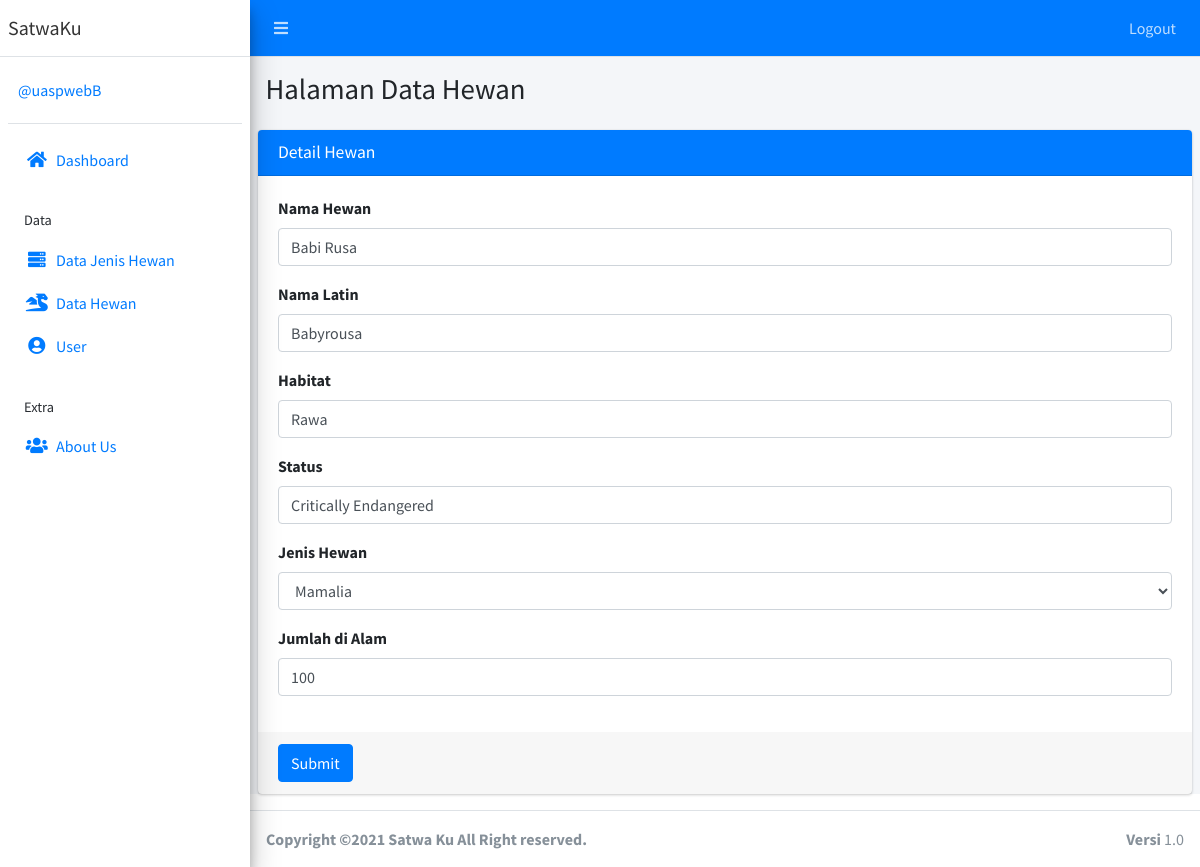
The page /public/hewan/edit/2 (signed in) on the database its author committed.
### tables this page shows
CREATE TABLE `hewan` (
  `id` int(11) NOT NULL,
  `nama_hewan` varchar(50) NOT NULL,
  `nama_latin` varchar(50) DEFAULT NULL,
  `habitat` varchar(50) DEFAULT NULL,
  `status` varchar(50) DEFAULT NULL,
  `jenis_id` int(11) DEFAULT NULL,
  `jumlah` int(11) DEFAULT NULL
);

CREATE TABLE `jenis` (
  `id` int(11) NOT NULL,
  `jenis_hewan` varchar(50) NOT NULL
);

### app/core/Controller.php (called while the page is built, shortened)
<?php
class Controller{
	public function view($view, $data = [])
	{
		require_once '../app/views/' . $view . '.php';
	}
	public function model($model)
	{
		return new $model;
	}
}

### app/controllers/Hewan.php (called while the page is built, shortened)
<?php
class Hewan extends Controller {
	public function edit($id){
		$data['title'] = 'Detail Hewan';
		$data['jenis'] = $this->model('JenisModel')->getAllJenis();
		$data['hewan'] = $this->model('HewanModel')->getHewanById($id);
		$this->view('hewan/edit', $data);
	}
}

### app/core/App.php (called while the page is built, shortened)
<?php
class App{
	protected $method = 'index';
	protected $params = [];
	public function __construct(){
		$url = $this->parseURL();
		if(file_exists('../app/controllers/' . $url[0] . '.php')){
			unset($url[0]);
		}
		$this->controller = new $this->controller;
		if(isset($url[1])){
			if(method_exists($this->controller, $url[1])){
				$this->method = $url[1];
				unset($url[1]);
			}
		}
		if(!empty($url)){
			$this->params = array_values($url);
		}
		call_user_func_array([$this->controller, $this->method], $this->params);
	}
	public function parseURL(){
		if( isset($_GET['url'])){
			$url = rtrim($_GET['url'], '/');
			$url = filter_var($url, FILTER_SANITIZE_URL);
			$url = explode('/',$url);
			return $url;
		}
	}
}

### public/index.php (called while the page is built, shortened)
<?php
$app = new App;

### app/core/Database.php (called while the page is built, shortened)
<?php
class Database{
	private $host = DB_HOST;
	private $user = DB_USER;
	private $pass = DB_PASS;
	private $dbnm = DB_NAME;
	private $dbh;
	private $stmt;
	public function __construct()
	{
		$dsn = 'mysql:host='. $this->host .';dbname='. $this->dbnm;
		$option = [
			PDO::ATTR_PERSISTENT => true,
			PDO::ATTR_ERRMODE => PDO::ERRMODE_EXCEPTION
		];
		try{
			$this->dbh = new PDO($dsn,$this->user,$this->pass, $option);
		}catch(PDOException $e){
			die($e->getMessage());
		}
	}
	public function query($query)
	{
		$this->stmt = $this->dbh->prepare($query);
	}
	public function bind($param, $value, $type = null){
		if(is_null($type)){
			switch (true) {
				default:
					$type = PDO::PARAM_STR;
			}
		}
		$this->stmt->bindValue($param, $value, $type);
	}
	public function execute()
	{
		$this->stmt->execute();
	}
	public function resultSet()
	{
		$this->execute();
		return $this->stmt->fetchAll(PDO::FETCH_ASSOC);
	}
	public function single()
	{
		$this->execute();
		return $this->stmt->fetch(PDO::FETCH_ASSOC);
	}
}

### app/models/HewanModel.php (called while the page is built, shortened)
<?php
class HewanModel {
	private $table = 'hewan';
	private $db;
	public function __construct()
	{
		$this->db = new Database;
	}
	public function getHewanById($id)
	{
		$this->db->query('SELECT * FROM ' . $this->table . ' WHERE id=:id');
		$this->db->bind('id',$id);
		return $this->db->single();
	}
}

### app/models/JenisModel.php (called while the page is built, shortened)
<?php
class JenisModel {
	private $table = 'jenis';
	private $db;
	public function __construct()
	{
		$this->db = new Database;
	}
	public function getAllJenis()
	{
		$this->db->query('SELECT * FROM ' . $this->table . ' ORDER BY jenis_hewan ASC');
		return $this->db->resultSet();
	}
}

### app/views/hewan/edit.php (the view, shortened to what this page needs)
  <div class="content-wrapper">
    <section class="content-header">
      <div class="container-fluid">
        <div class="row mb-2">
          <div class="col-sm-6">
            <h1>Halaman Data Hewan</h1>
          </div>
        </div>
      </div>
    </section>
    <section class="content">
<div class="card card-primary">
              <div class="card-header">
                <h3 class="card-title"><?= $data['title']; ?></h3>
              </div>
              <form role="form" action="<?= base_url; ?>/hewan/updateHewan" method="POST" enctype="multipart/form-data">
                <div class="card-body">
                  <div class="form-group">
                    <label >Nama Hewan</label>
                    <input type="text" class="form-control" placeholder="Masukkan nama hewan" name="nama_hewan" value="<?= $data['hewan']['nama_hewan'];?>">
                  </div>
                  <div class="form-group">
                    <label >Nama Latin</label>
                    <input type="text" class="form-control" placeholder="Masukkan nama latin hewan" name="nama_latin" value="<?= $data['hewan']['nama_latin'];?>">
                  </div>
                  <div class="form-group">
                    <label >Habitat</label>
                    <input type="text" class="form-control" placeholder="Masukkan habitat hewan" name="habitat" value="<?= $data['hewan']['habitat'];?>">
                  </div>
                  <div class="form-group">
                    <label >Status</label>
                    <input type="text" class="form-control" placeholder="Masukkan status hewan di alam" name="status" value="<?= $data['hewan']['status'];?>">
                  </div>
                  <div class="form-group">
                    <label >Jenis Hewan</label>
                    <select class="form-control" name="jenis_id">
                         <?php foreach ($data['jenis'] as $row) :?>
                        <option value="<?= $row['id']; ?>" <?php if($data['hewan']['jenis_id'] == $row['id']) { echo "selected"; } ?>><?= $row['jenis_hewan']; ?></option>
                      <?php endforeach; ?>
                    </select>
                  </div>
                  <div class="form-group">
                    <label >Jumlah di Alam</label>
                    <input type="text" class="form-control" placeholder="Masukkan jumlah hewan di alam" name="jumlah" value="<?= $data['hewan']['jumlah'];?>">
                  </div>
                </div>
                <div class="card-footer">
                  <button type="submit" class="btn btn-primary">Submit</button>
                </div>
              </form>
            </div>
    </section>
  </div>

### rows shown on the page
hewan: nama_hewan "Babi Rusa", nama_latin "Babyrousa", habitat "Rawa", status "Critically Endangered", jenis_id "Mamalia", jumlah "100"

### other values the page prints
$data['title'] "Detail Hewan"
